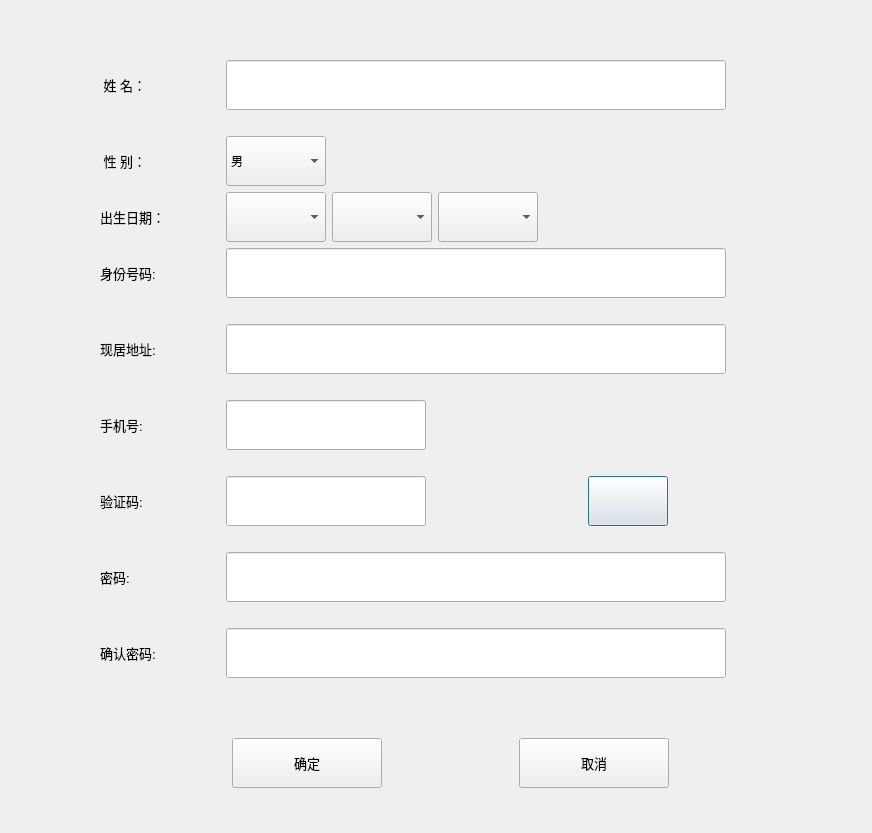
<?xml version="1.0" encoding="UTF-8"?>
<ui version="4.0">
 <class>RegisterDialog</class>
 <widget class="QDialog" name="RegisterDialog">
  <property name="geometry">
   <rect>
    <x>0</x>
    <y>0</y>
    <width>872</width>
    <height>833</height>
   </rect>
  </property>
  <property name="windowTitle">
   <string>register</string>
  </property>
  <property name="styleSheet">
   <string notr="true">background-image:url(:/LoginORegister-Background.webp);
background-repeat:no-repeat;
background-position:center;</string>
  </property>
  <widget class="QWidget" name="layoutWidget">
   <property name="geometry">
    <rect>
     <x>100</x>
     <y>60</y>
     <width>701</width>
     <height>728</height>
    </rect>
   </property>
   <layout class="QVBoxLayout" name="verticalLayout">
    <item>
     <layout class="QHBoxLayout" name="NamehLayout">
      <item>
       <widget class="QLabel" name="nameLabel">
        <property name="minimumSize">
         <size>
          <width>120</width>
          <height>50</height>
         </size>
        </property>
        <property name="maximumSize">
         <size>
          <width>120</width>
          <height>50</height>
         </size>
        </property>
        <property name="font">
         <font>
          <family>Arial</family>
          <pointsize>10</pointsize>
         </font>
        </property>
        <property name="text">
         <string> 姓 名：</string>
        </property>
       </widget>
      </item>
      <item>
       <widget class="QLineEdit" name="nameLineEdit">
        <property name="minimumSize">
         <size>
          <width>500</width>
          <height>50</height>
         </size>
        </property>
        <property name="maximumSize">
         <size>
          <width>500</width>
          <height>50</height>
         </size>
        </property>
        <property name="font">
         <font>
          <family>Agency FB</family>
          <pointsize>9</pointsize>
         </font>
        </property>
       </widget>
      </item>
      <item>
       <spacer name="horizontalSpacer_4">
        <property name="orientation">
         <enum>Qt::Horizontal</enum>
        </property>
        <property name="sizeHint" stdset="0">
         <size>
          <width>40</width>
          <height>20</height>
         </size>
        </property>
       </spacer>
      </item>
     </layout>
    </item>
    <item>
     <widget class="QLabel" name="usernameErrorLabel">
      <property name="text">
       <string/>
      </property>
     </widget>
    </item>
    <item>
     <layout class="QHBoxLayout" name="SexhLayout">
      <item>
       <widget class="QLabel" name="setLabel">
        <property name="minimumSize">
         <size>
          <width>120</width>
          <height>50</height>
         </size>
        </property>
        <property name="maximumSize">
         <size>
          <width>120</width>
          <height>50</height>
         </size>
        </property>
        <property name="font">
         <font>
          <family>Arial</family>
          <pointsize>10</pointsize>
         </font>
        </property>
        <property name="text">
         <string> 性 别：</string>
        </property>
       </widget>
      </item>
      <item>
       <widget class="QComboBox" name="sexComboBox">
        <property name="minimumSize">
         <size>
          <width>100</width>
          <height>50</height>
         </size>
        </property>
        <property name="maximumSize">
         <size>
          <width>100</width>
          <height>50</height>
         </size>
        </property>
        <property name="font">
         <font>
          <family>Agency FB</family>
          <pointsize>9</pointsize>
         </font>
        </property>
        <item>
         <property name="text">
          <string>男</string>
         </property>
        </item>
        <item>
         <property name="text">
          <string>女</string>
         </property>
        </item>
       </widget>
      </item>
      <item>
       <spacer name="horizontalSpacer_5">
        <property name="orientation">
         <enum>Qt::Horizontal</enum>
        </property>
        <property name="sizeHint" stdset="0">
         <size>
          <width>40</width>
          <height>20</height>
         </size>
        </property>
       </spacer>
      </item>
     </layout>
    </item>
    <item>
     <layout class="QHBoxLayout" name="BirthhLayout">
      <item>
       <widget class="QLabel" name="birthLabel">
        <property name="minimumSize">
         <size>
          <width>120</width>
          <height>50</height>
         </size>
        </property>
        <property name="maximumSize">
         <size>
          <width>120</width>
          <height>50</height>
         </size>
        </property>
        <property name="font">
         <font>
          <family>Arial</family>
          <pointsize>10</pointsize>
         </font>
        </property>
        <property name="text">
         <string>出生日期：</string>
        </property>
       </widget>
      </item>
      <item>
       <widget class="QComboBox" name="yearComboBox">
        <property name="minimumSize">
         <size>
          <width>100</width>
          <height>50</height>
         </size>
        </property>
        <property name="maximumSize">
         <size>
          <width>100</width>
          <height>50</height>
         </size>
        </property>
       </widget>
      </item>
      <item>
       <widget class="QComboBox" name="monthComboBox">
        <property name="minimumSize">
         <size>
          <width>100</width>
          <height>50</height>
         </size>
        </property>
        <property name="maximumSize">
         <size>
          <width>100</width>
          <height>50</height>
         </size>
        </property>
       </widget>
      </item>
      <item>
       <widget class="QComboBox" name="dayComboBox">
        <property name="minimumSize">
         <size>
          <width>100</width>
          <height>50</height>
         </size>
        </property>
        <property name="maximumSize">
         <size>
          <width>100</width>
          <height>50</height>
         </size>
        </property>
       </widget>
      </item>
      <item>
       <spacer name="horizontalSpacer_6">
        <property name="orientation">
         <enum>Qt::Horizontal</enum>
        </property>
        <property name="sizeHint" stdset="0">
         <size>
          <width>40</width>
          <height>20</height>
         </size>
        </property>
       </spacer>
      </item>
     </layout>
    </item>
    <item>
     <layout class="QHBoxLayout" name="idCardhLayout">
      <item>
       <widget class="QLabel" name="idCardLabel">
        <property name="minimumSize">
         <size>
          <width>120</width>
          <height>50</height>
         </size>
        </property>
        <property name="maximumSize">
         <size>
          <width>120</width>
          <height>50</height>
         </size>
        </property>
        <property name="font">
         <font>
          <family>Arial</family>
          <pointsize>10</pointsize>
         </font>
        </property>
        <property name="text">
         <string>身份号码:</string>
        </property>
       </widget>
      </item>
      <item>
       <widget class="QLineEdit" name="idCardLineEdit">
        <property name="minimumSize">
         <size>
          <width>500</width>
          <height>50</height>
         </size>
        </property>
        <property name="maximumSize">
         <size>
          <width>500</width>
          <height>50</height>
         </size>
        </property>
       </widget>
      </item>
      <item>
       <spacer name="horizontalSpacer_11">
        <property name="orientation">
         <enum>Qt::Horizontal</enum>
        </property>
        <property name="sizeHint" stdset="0">
         <size>
          <width>40</width>
          <height>20</height>
         </size>
        </property>
       </spacer>
      </item>
     </layout>
    </item>
    <item>
     <widget class="QLabel" name="idNumberErrorLabel">
      <property name="text">
       <string/>
      </property>
     </widget>
    </item>
    <item>
     <layout class="QHBoxLayout" name="AddresshLayout">
      <item>
       <widget class="QLabel" name="addressLabel">
        <property name="minimumSize">
         <size>
          <width>120</width>
          <height>50</height>
         </size>
        </property>
        <property name="maximumSize">
         <size>
          <width>120</width>
          <height>50</height>
         </size>
        </property>
        <property name="font">
         <font>
          <family>Arial</family>
          <pointsize>10</pointsize>
         </font>
        </property>
        <property name="text">
         <string>现居地址:</string>
        </property>
       </widget>
      </item>
      <item>
       <widget class="QLineEdit" name="addressLineEdit">
        <property name="minimumSize">
         <size>
          <width>500</width>
          <height>50</height>
         </size>
        </property>
        <property name="maximumSize">
         <size>
          <width>500</width>
          <height>50</height>
         </size>
        </property>
       </widget>
      </item>
      <item>
       <spacer name="horizontalSpacer_12">
        <property name="orientation">
         <enum>Qt::Horizontal</enum>
        </property>
        <property name="sizeHint" stdset="0">
         <size>
          <width>40</width>
          <height>20</height>
         </size>
        </property>
       </spacer>
      </item>
     </layout>
    </item>
    <item>
     <widget class="QLabel" name="addressErrorLabel">
      <property name="text">
       <string/>
      </property>
     </widget>
    </item>
    <item>
     <layout class="QHBoxLayout" name="iphonehLayout">
      <item>
       <widget class="QLabel" name="iphoneLabel">
        <property name="minimumSize">
         <size>
          <width>120</width>
          <height>50</height>
         </size>
        </property>
        <property name="maximumSize">
         <size>
          <width>120</width>
          <height>50</height>
         </size>
        </property>
        <property name="font">
         <font>
          <family>Arial</family>
          <pointsize>10</pointsize>
         </font>
        </property>
        <property name="text">
         <string>手机号:</string>
        </property>
       </widget>
      </item>
      <item>
       <widget class="QLineEdit" name="iphoneLineEdit">
        <property name="minimumSize">
         <size>
          <width>200</width>
          <height>50</height>
         </size>
        </property>
        <property name="maximumSize">
         <size>
          <width>200</width>
          <height>50</height>
         </size>
        </property>
       </widget>
      </item>
      <item>
       <spacer name="horizontalSpacer_7">
        <property name="orientation">
         <enum>Qt::Horizontal</enum>
        </property>
        <property name="sizeHint" stdset="0">
         <size>
          <width>40</width>
          <height>20</height>
         </size>
        </property>
       </spacer>
      </item>
     </layout>
    </item>
    <item>
     <widget class="QLabel" name="iphoneErrorLabel">
      <property name="text">
       <string/>
      </property>
     </widget>
    </item>
    <item>
     <layout class="QHBoxLayout" name="captchahLayout">
      <item>
       <widget class="QLabel" name="captchaLabel">
        <property name="minimumSize">
         <size>
          <width>120</width>
          <height>50</height>
         </size>
        </property>
        <property name="maximumSize">
         <size>
          <width>120</width>
          <height>50</height>
         </size>
        </property>
        <property name="font">
         <font>
          <family>Arial</family>
          <pointsize>10</pointsize>
         </font>
        </property>
        <property name="text">
         <string>验证码:</string>
        </property>
       </widget>
      </item>
      <item>
       <widget class="QLineEdit" name="captchaLineEdit">
        <property name="minimumSize">
         <size>
          <width>200</width>
          <height>50</height>
         </size>
        </property>
        <property name="maximumSize">
         <size>
          <width>200</width>
          <height>50</height>
         </size>
        </property>
       </widget>
      </item>
      <item>
       <layout class="QHBoxLayout" name="horizontalLayout">
        <item>
         <widget class="QLabel" name="showCaptchaLabel">
          <property name="minimumSize">
           <size>
            <width>150</width>
            <height>50</height>
           </size>
          </property>
          <property name="maximumSize">
           <size>
            <width>150</width>
            <height>50</height>
           </size>
          </property>
          <property name="text">
           <string/>
          </property>
         </widget>
        </item>
        <item>
         <widget class="QPushButton" name="refreshCaptchButton">
          <property name="minimumSize">
           <size>
            <width>80</width>
            <height>50</height>
           </size>
          </property>
          <property name="maximumSize">
           <size>
            <width>80</width>
            <height>50</height>
           </size>
          </property>
          <property name="text">
           <string/>
          </property>
          <property name="icon">
           <iconset resource="../Resource/icom.qrc">
            <normaloff>:/refresh.png</normaloff>:/refresh.png</iconset>
          </property>
         </widget>
        </item>
        <item>
         <spacer name="horizontalSpacer_10">
          <property name="orientation">
           <enum>Qt::Horizontal</enum>
          </property>
          <property name="sizeHint" stdset="0">
           <size>
            <width>40</width>
            <height>20</height>
           </size>
          </property>
         </spacer>
        </item>
       </layout>
      </item>
     </layout>
    </item>
    <item>
     <widget class="QLabel" name="captchaErrorLabel">
      <property name="text">
       <string/>
      </property>
     </widget>
    </item>
    <item>
     <layout class="QHBoxLayout" name="passwordhLayout">
      <item>
       <widget class="QLabel" name="passwordLabel">
        <property name="minimumSize">
         <size>
          <width>120</width>
          <height>50</height>
         </size>
        </property>
        <property name="maximumSize">
         <size>
          <width>120</width>
          <height>50</height>
         </size>
        </property>
        <property name="font">
         <font>
          <family>Arial</family>
          <pointsize>10</pointsize>
         </font>
        </property>
        <property name="text">
         <string>密码:</string>
        </property>
       </widget>
      </item>
      <item>
       <widget class="QLineEdit" name="passwordLineEdit">
        <property name="minimumSize">
         <size>
          <width>500</width>
          <height>50</height>
         </size>
        </property>
        <property name="maximumSize">
         <size>
          <width>500</width>
          <height>50</height>
         </size>
        </property>
        <property name="echoMode">
         <enum>QLineEdit::Password</enum>
        </property>
       </widget>
      </item>
      <item>
       <spacer name="horizontalSpacer_8">
        <property name="orientation">
         <enum>Qt::Horizontal</enum>
        </property>
        <property name="sizeHint" stdset="0">
         <size>
          <width>40</width>
          <height>20</height>
         </size>
        </property>
       </spacer>
      </item>
     </layout>
    </item>
    <item>
     <widget class="QLabel" name="passwordErrorLabel">
      <property name="text">
       <string/>
      </property>
     </widget>
    </item>
    <item>
     <layout class="QHBoxLayout" name="confirmpasswordhLayout">
      <item>
       <widget class="QLabel" name="confirmPasswordLabel">
        <property name="minimumSize">
         <size>
          <width>120</width>
          <height>50</height>
         </size>
        </property>
        <property name="maximumSize">
         <size>
          <width>120</width>
          <height>50</height>
         </size>
        </property>
        <property name="font">
         <font>
          <family>Arial</family>
          <pointsize>10</pointsize>
         </font>
        </property>
        <property name="text">
         <string>确认密码:</string>
        </property>
       </widget>
      </item>
      <item>
       <widget class="QLineEdit" name="confirmPasswordLineEdit">
        <property name="minimumSize">
         <size>
          <width>500</width>
          <height>50</height>
         </size>
        </property>
        <property name="maximumSize">
         <size>
          <width>500</width>
          <height>50</height>
         </size>
        </property>
        <property name="echoMode">
         <enum>QLineEdit::Password</enum>
        </property>
       </widget>
      </item>
      <item>
       <spacer name="horizontalSpacer_9">
        <property name="orientation">
         <enum>Qt::Horizontal</enum>
        </property>
        <property name="sizeHint" stdset="0">
         <size>
          <width>40</width>
          <height>20</height>
         </size>
        </property>
       </spacer>
      </item>
     </layout>
    </item>
    <item>
     <widget class="QLabel" name="confirmPasswordErrorLabel">
      <property name="text">
       <string/>
      </property>
     </widget>
    </item>
    <item>
     <spacer name="verticalSpacer_2">
      <property name="orientation">
       <enum>Qt::Vertical</enum>
      </property>
      <property name="sizeHint" stdset="0">
       <size>
        <width>20</width>
        <height>40</height>
       </size>
      </property>
     </spacer>
    </item>
    <item>
     <spacer name="verticalSpacer">
      <property name="orientation">
       <enum>Qt::Vertical</enum>
      </property>
      <property name="sizeHint" stdset="0">
       <size>
        <width>20</width>
        <height>40</height>
       </size>
      </property>
     </spacer>
    </item>
    <item>
     <layout class="QHBoxLayout" name="okAndCancelhLayout">
      <item>
       <spacer name="horizontalSpacer_2">
        <property name="orientation">
         <enum>Qt::Horizontal</enum>
        </property>
        <property name="sizeHint" stdset="0">
         <size>
          <width>40</width>
          <height>20</height>
         </size>
        </property>
       </spacer>
      </item>
      <item>
       <widget class="QPushButton" name="okButton">
        <property name="minimumSize">
         <size>
          <width>150</width>
          <height>50</height>
         </size>
        </property>
        <property name="maximumSize">
         <size>
          <width>200</width>
          <height>50</height>
         </size>
        </property>
        <property name="font">
         <font>
          <family>Arial</family>
          <pointsize>10</pointsize>
         </font>
        </property>
        <property name="text">
         <string>确定</string>
        </property>
       </widget>
      </item>
      <item>
       <spacer name="horizontalSpacer">
        <property name="orientation">
         <enum>Qt::Horizontal</enum>
        </property>
        <property name="sizeHint" stdset="0">
         <size>
          <width>40</width>
          <height>20</height>
         </size>
        </property>
       </spacer>
      </item>
      <item>
       <widget class="QPushButton" name="cancelButton">
        <property name="minimumSize">
         <size>
          <width>150</width>
          <height>50</height>
         </size>
        </property>
        <property name="maximumSize">
         <size>
          <width>150</width>
          <height>50</height>
         </size>
        </property>
        <property name="font">
         <font>
          <family>Arial</family>
          <pointsize>10</pointsize>
         </font>
        </property>
        <property name="text">
         <string>取消</string>
        </property>
       </widget>
      </item>
      <item>
       <spacer name="horizontalSpacer_3">
        <property name="orientation">
         <enum>Qt::Horizontal</enum>
        </property>
        <property name="sizeHint" stdset="0">
         <size>
          <width>40</width>
          <height>20</height>
         </size>
        </property>
       </spacer>
      </item>
     </layout>
    </item>
   </layout>
  </widget>
 </widget>
 <resources>
  <include location="../Resource/icom.qrc"/>
 </resources>
 <connections/>
</ui>
